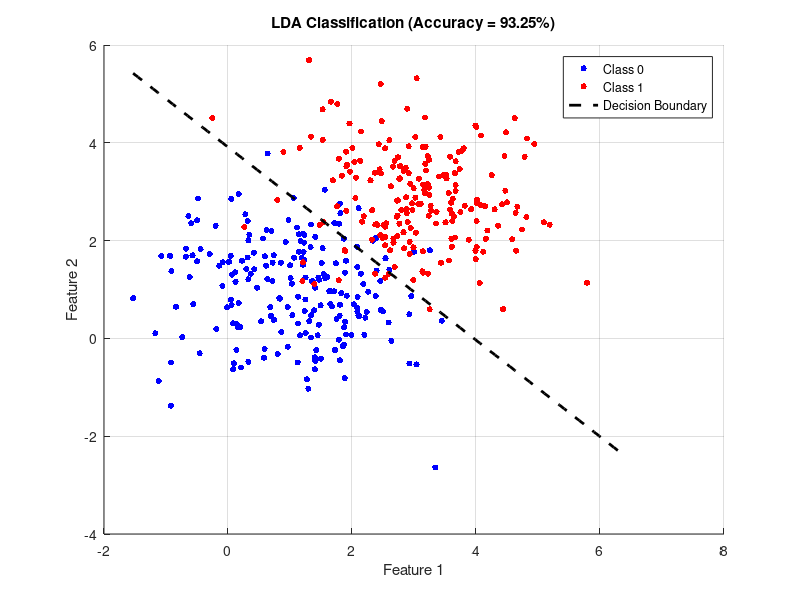

Reproduce this figure in MATLAB.
% Linear Discriminant Analysis (LDA) Demo
% BuyPolar Capital - Classical ML Series (MATLAB)

%% Simulate 2D classification data
rng(2);
N = 200;
X1 = randn(N,2) + [1,1];
X2 = randn(N,2) + [3,3];
X = [X1; X2];
y = [zeros(N,1); ones(N,1)];

%% Compute class means and shared covariance
mu0 = mean(X1); mu1 = mean(X2);
Sigma = cov(X);
invSigma = inv(Sigma);

% Compute projection weights and threshold
w = invSigma * (mu1 - mu0)';
c = 0.5 * (mu0 + mu1) * w;

% Decision function
proj = X * w;
y_pred = proj > c;
acc = mean(y_pred == y);

%% Plot LDA decision boundary
if ~exist('plots', 'dir')
    mkdir('plots');
end

figure;
scatter(X1(:,1), X1(:,2), 20, 'b', 'filled'); hold on;
scatter(X2(:,1), X2(:,2), 20, 'r', 'filled');

% Plot boundary line
xline = linspace(min(X(:,1)), max(X(:,1)), 100);
yline = (-w(1)*(xline - c/w(2)))/w(2);
plot(xline, yline, 'k--', 'LineWidth', 2);

title(sprintf('LDA Classification (Accuracy = %.2f%%)', acc*100));
xlabel('Feature 1'); ylabel('Feature 2');
legend('Class 0', 'Class 1', 'Decision Boundary'); grid on;

print(gcf, fullfile('plots','lda_classification'), '-dpdf');

disp('LDA classification complete.');
